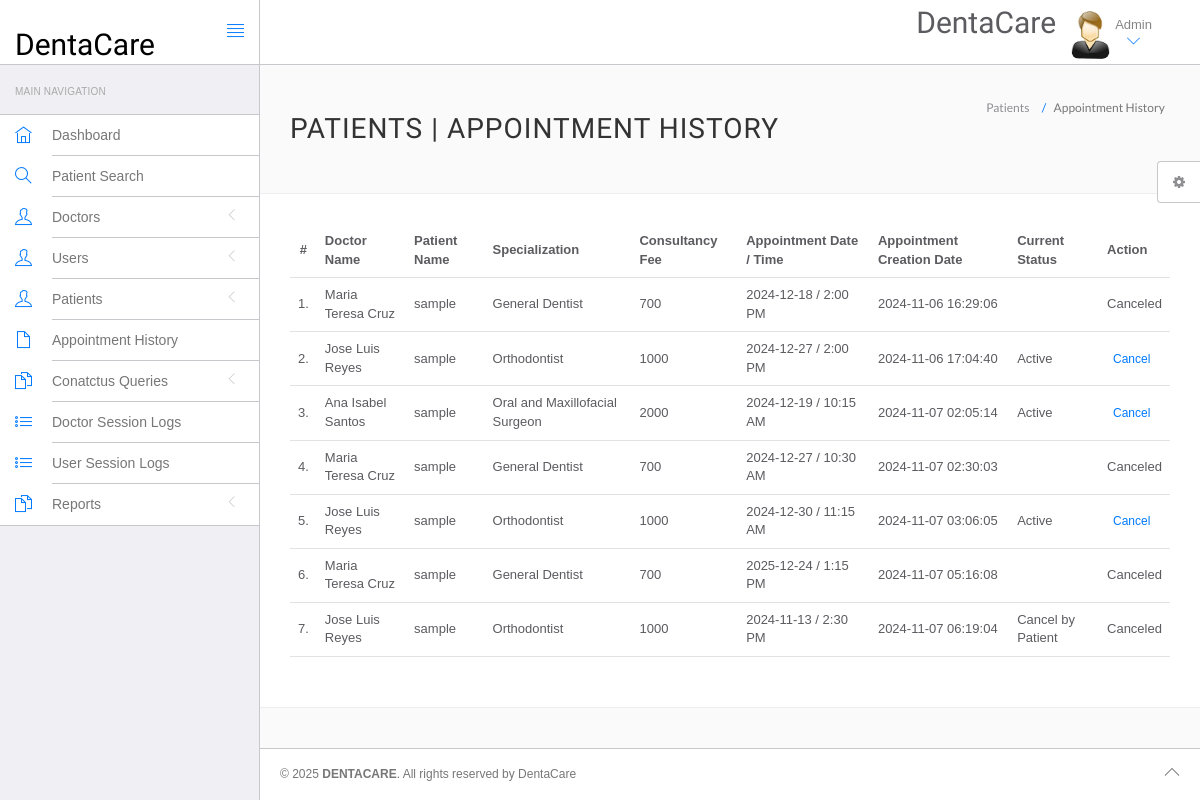
Before: /hms/admin/appointment-history.php (signed in) with the older database file.
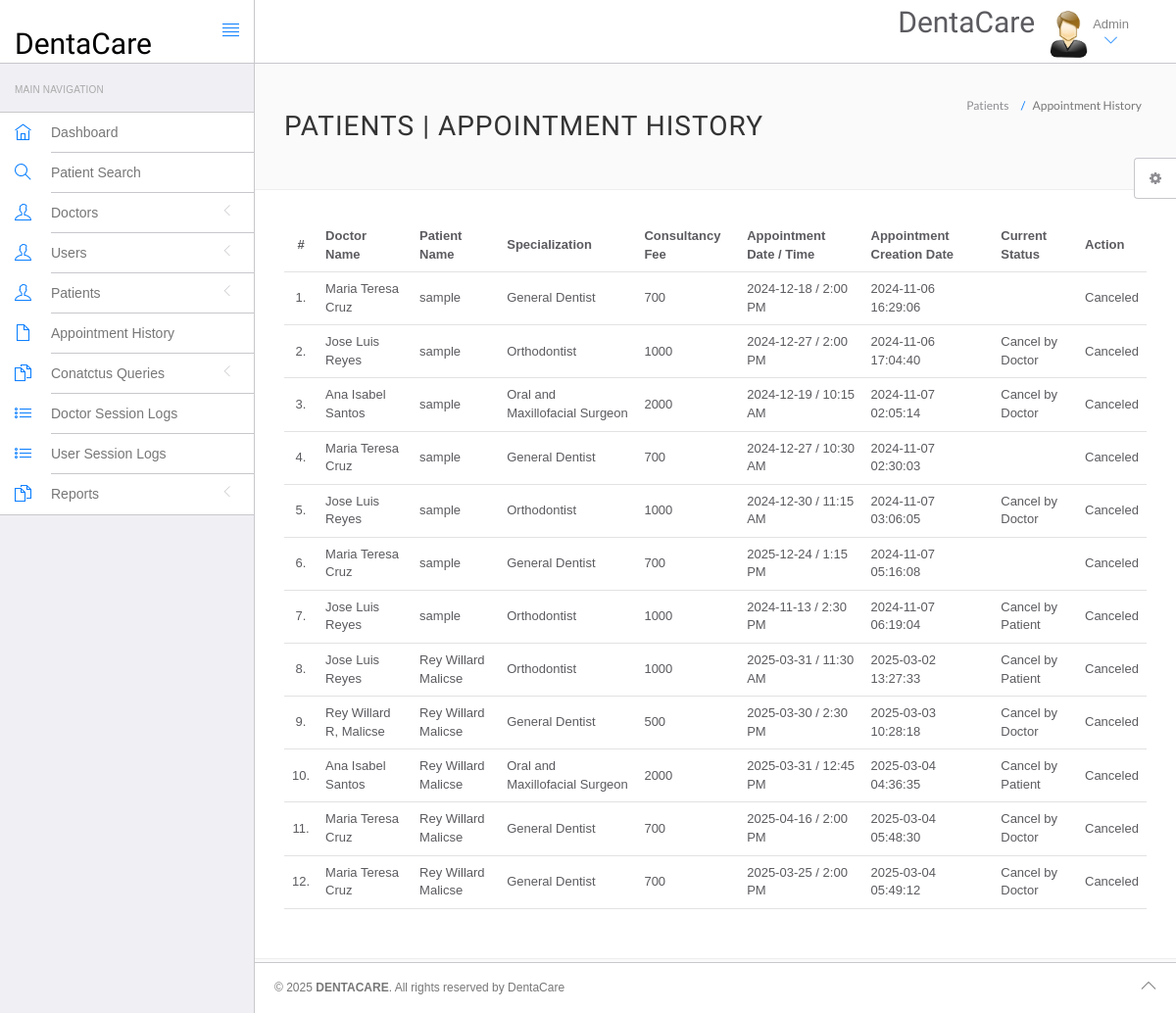
After: the same page with the newer database file.
### tables this page shows
CREATE TABLE `appointment` (
  `id` int(11) NOT NULL,
  `doctorSpecialization` varchar(255) DEFAULT NULL,
  `doctorId` int(11) DEFAULT NULL,
  `userId` int(11) DEFAULT NULL,
  `consultancyFees` int(11) DEFAULT NULL,
  `appointmentDate` varchar(255) DEFAULT NULL,
  `appointmentTime` varchar(255) DEFAULT NULL,
  `postingDate` timestamp NULL DEFAULT current_timestamp(),
  `userStatus` int(11) DEFAULT NULL,
  `doctorStatus` int(11) DEFAULT NULL,
  `updationDate` timestamp NULL DEFAULT NULL ON UPDATE current_timestamp(),
  `payment_method` varchar(50) NOT NULL DEFAULT 'cash'
);

CREATE TABLE `doctors` (
  `id` int(11) NOT NULL,
  `specilization` varchar(255) DEFAULT NULL,
  `doctorName` varchar(255) DEFAULT NULL,
  `address` longtext DEFAULT NULL,
  `docFees` varchar(255) DEFAULT NULL,
  `contactno` varchar(11) DEFAULT NULL,
  `docEmail` varchar(255) DEFAULT NULL,
  `password` varchar(255) DEFAULT NULL,
  `creationDate` timestamp NULL DEFAULT current_timestamp(),
  `updationDate` timestamp NULL DEFAULT NULL ON UPDATE current_timestamp(),
  `role` enum('doctor') NOT NULL DEFAULT 'doctor'
);

CREATE TABLE `users` (
  `id` int(11) NOT NULL,
  `fullName` varchar(255) DEFAULT NULL,
  `address` longtext DEFAULT NULL,
  `city` varchar(255) DEFAULT NULL,
  `province` varchar(255) DEFAULT NULL,
  `gender` varchar(255) DEFAULT NULL,
  `email` varchar(255) DEFAULT NULL,
  `password` varchar(255) DEFAULT NULL,
  `regDate` timestamp NULL DEFAULT current_timestamp(),
  `updationDate` timestamp NULL DEFAULT NULL ON UPDATE current_timestamp(),
  `role` enum('user') NOT NULL DEFAULT 'user',
  `profile_picture` varchar(255) DEFAULT NULL
);

### hms/admin/appointment-history.php (the view, shortened to what this page needs)
<?php
include('include/config.php');
?>
<!DOCTYPE html>
<html lang="en">
<head>
    <link rel="stylesheet" href="vendor/bootstrap/css/bootstrap.min.css">
    <link rel="stylesheet" href="vendor/fontawesome/css/font-awesome.min.css">
    <link rel="stylesheet" href="vendor/themify-icons/themify-icons.min.css">
    <link href="vendor/animate.css/animate.min.css" rel="stylesheet" media="screen">
    <link href="vendor/perfect-scrollbar/perfect-scrollbar.min.css" rel="stylesheet" media="screen">
    <link href="vendor/switchery/switchery.min.css" rel="stylesheet" media="screen">
    <link href="vendor/bootstrap-touchspin/jquery.bootstrap-touchspin.min.css" rel="stylesheet" media="screen">
    <link href="vendor/select2/select2.min.css" rel="stylesheet" media="screen">
    <link href="vendor/bootstrap-datepicker/bootstrap-datepicker3.standalone.min.css" rel="stylesheet" media="screen">
    <link href="vendor/bootstrap-timepicker/bootstrap-timepicker.min.css" rel="stylesheet" media="screen">
    <link rel="stylesheet" href="assets/css/styles.css">
    <link rel="stylesheet" href="assets/css/plugins.css">
    <link rel="stylesheet" href="assets/css/themes/theme-1.css" id="skin_color" />
</head>
<body>
    <div id="app">
        <?php include('include/sidebar.php');?>
        <div class="app-content">
            <?php include('include/header.php');?>
            <div class="main-content" >
                <div class="wrap-content container" id="container">
                    <section id="page-title">
                        <div class="row">
                            <div class="col-sm-8">
                                <h1 class="mainTitle">Patients  | Appointment History</h1>
                            </div>
                            <ol class="breadcrumb">
                                <li>
                                    <span>Patients </span>
                                </li>
                                <li class="active">
                                    <span>Appointment History</span>
                                </li>
                            </ol>
                        </div>
                    </section>
                    <div class="container-fluid container-fullw bg-white">
                        <div class="row">
                            <div class="col-md-12">
                                <table class="table table-hover" id="sample-table-1">
                                    <thead>
                                        <tr>
                                            <th class="center">#</th>
                                            <th class="hidden-xs">Doctor Name</th>
                                            <th>Patient Name</th>
                                            <th>Specialization</th>
                                            <th>Consultancy Fee</th>
                                            <th>Appointment Date / Time </th>
                                            <th>Appointment Creation Date  </th>
                                            <th>Current Status</th>
                                            <th>Action</th>
                                        </tr>
                                    </thead>
                                    <tbody>
<?php
$sql = mysqli_prepare($con, "SELECT doctors.doctorName as docname, users.fullName as pname, appointment.* FROM appointment JOIN doctors ON doctors.id=appointment.doctorId JOIN users ON users.id=appointment.userId");
mysqli_stmt_execute($sql);
$result = mysqli_stmt_get_result($sql);;
$cnt = 1;
while ($row = mysqli_fetch_array($result)) {
?>
                                        <tr>
                                            <td class="center"><?php echo $cnt;?>.</td>
                                            <td class="hidden-xs"><?php echo htmlentities($row['docname']);?></td>
                                            <td class="hidden-xs"><?php echo htmlentities($row['pname']);?></td>
                                            <td><?php echo htmlentities($row['doctorSpecialization']);?></td>
                                            <td><?php echo htmlentities($row['consultancyFees']);?></td>
                                            <td><?php echo htmlentities($row['appointmentDate']);?> / <?php echo htmlentities($row['appointmentTime']);?></td>
                                            <td><?php echo htmlentities($row['postingDate']);?></td>
                                            <td>
<?php if(($row['userStatus']==1) && ($row['doctorStatus']==1))
{
    echo "Active";
}
if(($row['userStatus']==0) && ($row['doctorStatus']==1))
{
    echo "Cancel by Patient";
}
if(($row['userStatus']==1) && ($row['doctorStatus']==0))
{
    echo "Cancel by Doctor";
}
?>
                                            </td>
                                            <td>
                                                <div class="visible-md visible-lg hidden-sm hidden-xs">
<?php if(($row['userStatus']==1) && ($row['doctorStatus']==1))
{
    echo '<a href="appointment-history.php?id='.htmlentities($row['id']).'&cancel=update&csrf_token='.$_SESSION['csrf_token'].'" class="btn btn-transparent btn-xs tooltips" tooltip-placement="top" tooltip="Cancel Appointment">Cancel</a>';
} else {
    echo "Canceled";
} ?>
                                                </div>
                                            </td>
                                        </tr>
<?php
$cnt=$cnt+1;
}
?>
                                    </tbody>
                                </table>
                            </div>
                        </div>
                    </div>
                </div>
            </div>
        </div>
        <?php include('include/footer.php');?>
        <?php include('include/setting.php');?>
    </div>
</body>
</html>

### hms/admin/include/sidebar.php (shortened to what this page needs)
<div class="sidebar app-aside" id="sidebar">
				<div class="sidebar-container perfect-scrollbar">
<nav>
						<div class="navbar-title">
							<span>Main Navigation</span>
						</div>
						<ul class="main-navigation-menu">
							<li>
								<a href="dashboard.php">
									<div class="item-content">
										<div class="item-media">
											<i class="ti-home"></i>
										</div>
										<div class="item-inner">
											<span class="title"> Dashboard </span>
										</div>
									</div>
								</a>
							</li>
							<li>
								<a href="patient-search.php">
									<div class="item-content">
										<div class="item-media">
											<i class="ti-search"></i>
										</div>
										<div class="item-inner">
											<span class="title"> Patient Search </span>
										</div>
									</div>
								</a>
							</li>
							<li>
								<a href="javascript:void(0)">
									<div class="item-content">
										<div class="item-media">
											<i class="ti-user"></i>
										</div>
										<div class="item-inner">
											<span class="title"> Doctors </span><i class="icon-arrow"></i>
										</div>
									</div>
								</a>
								</li>
				<li>
								<a href="javascript:void(0)">
									<div class="item-content">
										<div class="item-media">
											<i class="ti-user"></i>
										</div>
										<div class="item-inner">
											<span class="title"> Users </span><i class="icon-arrow"></i>
										</div>
									</div>
								</a>
								</li>
								<li>
								<a href="javascript:void(0)">
									<div class="item-content">
										<div class="item-media">
											<i class="ti-user"></i>
										</div>
										<div class="item-inner">
											<span class="title"> Patients </span><i class="icon-arrow"></i>
										</div>
									</div>
								</a>
								</li>
<li>
								<a href="appointment-history.php">
									<div class="item-content">
										<div class="item-media">
											<i class="ti-file"></i>
										</div>
										<div class="item-inner">
											<span class="title"> Appointment History </span>
										</div>
									</div>
								</a>
							</li>
				<li>
								<a href="javascript:void(0)">
									<div class="item-content">
										<div class="item-media">
											<i class="ti-files"></i>
										</div>
										<div class="item-inner">
											<span class="title"> Conatctus Queries </span><i class="icon-arrow"></i>
										</div>
									</div>
								</a>
								</li>
	<li>
								<a href="doctor-logs.php">
									<div class="item-content">
										<div class="item-media">
											<i class="ti-list"></i>
										</div>
										<div class="item-inner">
											<span class="title"> Doctor Session Logs </span>
										</div>
									</div>
								</a>
							</li>
							<li>
								<a href="user-logs.php">
									<div class="item-content">
										<div class="item-media">
											<i class="ti-list"></i>
										</div>
										<div class="item-inner">
											<span class="title"> User Session Logs </span>
										</div>
									</div>
								</a>
							</li>
				<li>
								<a href="javascript:void(0)">
									<div class="item-content">
										<div class="item-media">
											<i class="ti-files"></i>
										</div>
										<div class="item-inner">
											<span class="title"> Reports </span><i class="icon-arrow"></i>
										</div>
									</div>
								</a>
								</li>
						</ul>
					</nav>
					</div>
			</div>

### hms/admin/include/header.php (shortened to what this page needs)
<header class="navbar navbar-default navbar-static-top">
					<div class="navbar-header">
						<a class="navbar-brand" href="#">
							<h2 style="padding-top:20%; color:#000 ">DentaCare</h2>
						</a>
						<a href="#" class="sidebar-toggler pull-right visible-md visible-lg" data-toggle-class="app-sidebar-closed" data-toggle-target="#app">
							<i class="ti-align-justify"></i>
						</a>
					</div>
					<div class="navbar-collapse collapse">
						<ul class="nav navbar-right">
								<li  style="padding-top:2% ">
								<h2>DentaCare</h2>
							</li>
							<li class="dropdown current-user">
								<a href class="dropdown-toggle" data-toggle="dropdown">
									<img src="assets/images/images.jpg" > <span class="username">
			Admin
									<i class="ti-angle-down"></i></i></span>
								</a>
							</li>
						</ul>
					</div>
				</header>

### hms/admin/include/footer.php
<footer>
				<div class="footer-inner">
					<div class="pull-left">
						&copy; <span class="current-year"></span><span class="text-bold text-uppercase"> DentaCare</span>. <span>All rights reserved by DentaCare</span>
					</div>
					<div class="pull-right">
						<span class="go-top"><i class="ti-angle-up"></i></span>
					</div>
				</div>
			</footer>

### hms/admin/include/setting.php (shortened to what this page needs)
<div class="settings panel panel-default hidden-xs hidden-sm" id="settings">
				<button ct-toggle="toggle" data-toggle-class="active" data-toggle-target="#settings" class="btn btn-default">
					<i class="fa fa-spin fa-gear"></i>
				</button>
			</div>

### hms/admin/assets/css/plugins.css (style rules this page uses)
.perfect-scrollbar { overflow-y: hidden !important; }

### hms/admin/assets/css/themes/theme-1.css (style rules this page uses)
body { background: #FAFAFA; }
header .navbar-header { background: #ffffff !important; border-right-color: #c8c7cc !important; border-bottom-color: #c8c7cc !important; }
header .navbar-header .sidebar-toggler, header .navbar-header .sidebar-mobile-toggler { color: #007aff !important; }
header .navbar-header .navbar-brand { color: #777 !important; }
header .navbar-collapse { background: #ffffff !important; border-bottom-color: #c8c7cc !important; box-shadow: none !important; }
header .navbar-collapse .navbar-right > li > a { color: #777; }
header .navbar-collapse .navbar-right > li > a i { color: #007aff !important; }
#sidebar { background: #EFEFF4 !important; }
#sidebar:before { border-right-width: "1px" !important; border-right-style: solid; border-right-color: #c8c7cc !important; }
#sidebar nav { border-right-width: "1px" !important; border-right-style: solid; border-right-color: #c8c7cc !important; }
#sidebar nav .navbar-title { color: #aaaaaa; }
#sidebar nav > ul { background: #ffffff !important; border-bottom-color: #c8c7cc !important; border-top-color: #c8c7cc !important; }
#sidebar nav > ul > li > a .item-media > i { color: #007aff !important; }
#sidebar nav > ul > li > a .item-inner { color: #777 !important; border-bottom-color: #c8c7cc; }
#app > footer { background: #ffffff !important; border-top-color: #c8c7cc !important; color: #777; }

Changed rows visible on the page:
changed appointment (number 2 of 12 on the later page): doctorStatus "Active Cancel" → "Cancel by Doctor Canceled"
changed appointment "10:15 AM": doctorStatus "Active Cancel" → "Cancel by Doctor Canceled"
changed appointment "11:15 AM": doctorStatus "Active Cancel" → "Cancel by Doctor Canceled"
added appointment: doctorId.doctorName "Jose Luis Reyes", userId.fullName "Rey Willard Malicse", doctorSpecialization "Orthodontist", consultancyFees "1000", appointmentDate "2025-03-31", appointmentTime "11:30 AM", postingDate "2025-03-02 13:27:33", userStatus "Cancel by Patient"
added appointment: doctorId.doctorName "Rey Willard R, Malicse", userId.fullName "Rey Willard Malicse", doctorSpecialization "General Dentist", consultancyFees "500", appointmentDate "2025-03-30", appointmentTime "2:30 PM", postingDate "2025-03-03 10:28:18", userStatus "Cancel by Doctor"
added appointment: doctorId.doctorName "Ana Isabel Santos", userId.fullName "Rey Willard Malicse", doctorSpecialization "Oral and Maxillofacial Surgeon", consultancyFees "2000", appointmentDate "2025-03-31", appointmentTime "12:45 PM", postingDate "2025-03-04 04:36:35", userStatus "Cancel by Patient"
added appointment: doctorId.doctorName "Maria Teresa Cruz", userId.fullName "Rey Willard Malicse", doctorSpecialization "General Dentist", consultancyFees "700", appointmentDate "2025-04-16", appointmentTime "2:00 PM", postingDate "2025-03-04 05:48:30", userStatus "Cancel by Doctor"
added appointment: doctorId.doctorName "Maria Teresa Cruz", userId.fullName "Rey Willard Malicse", doctorSpecialization "General Dentist", consultancyFees "700", appointmentDate "2025-03-25", appointmentTime "2:00 PM", postingDate "2025-03-04 05:49:12", userStatus "Cancel by Doctor"
